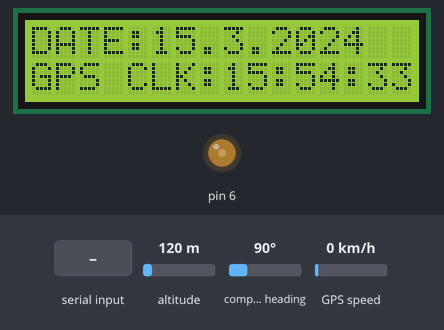
Bench run of a sketch on a simulated Arduino Uno, built with avr-gcc and run on an emulated ATmega328P. Shown: 16×2 character LCD, output pins drawn as LEDs (lit = HIGH). The test bench sets the inputs (shaded band); at power-on: GPS speed 0 km/h, altitude 120 m, compass heading 90°. The GPS gets a fix after 3 s at 37.7749, -122.4194 with 8 satellites; what the sketch prints to the serial monitor is not drawn.

Above: at 3.2 s.
3.3 s: GPS speed set to 90 km/h
At 4.9 s:
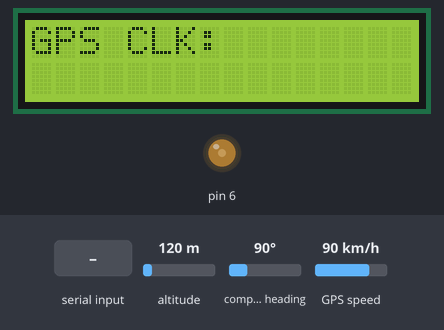
7.4 s: "1" received over the second serial link
At 11.1 s:
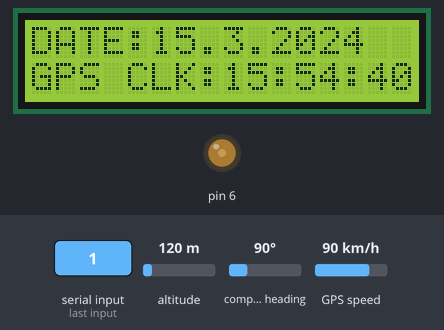
11.5 s: altitude set to 750 m
At 14.1 s:
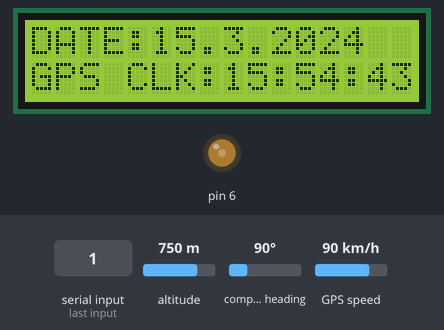
14.9 s: compass heading set to 180°
At 18.3 s:
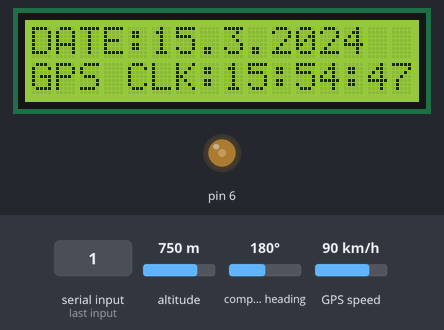
Timing chart, 0 to 19.0 s (numbered marks = the images above; inputs shaded):
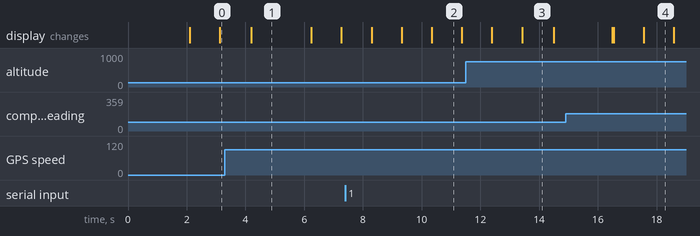

The sketch:

ist.ino
```cpp
#include <TinyGPS++.h>
#include<SoftwareSerial.h>
#include<LiquidCrystal.h>
int Contrast=75;
LiquidCrystal lcd(12, 11, 5, 4, 3, 2);
static const int RXPin = 0, TXPin = 1 ;
static const uint32_t GPSBaud = 9600;
TinyGPSPlus gps;
SoftwareSerial ss(RXPin, TXPin);
void setup()
{
  ss.begin(9600);
  analogWrite(6,Contrast);
  lcd.begin(16,2);
  lcd.print("GPS CLK:");
  delay(2000);
  lcd.clear();
  Serial.begin(9600);
  ss.begin(GPSBaud);
  smartDelay(0);
}
void loop()
{
  printDateTime(gps.date, gps.time);
  Serial.println(" ");
}
static void smartDelay(unsigned long ms)
{
  unsigned long start = millis();
  do
  {
    while (ss.available())
    gps.encode(ss.read());
  }while(millis() - start<ms);
}

static void printDateTime(TinyGPSDate &d, TinyGPSTime &t)
{
  if(!d.isValid())
  {
    Serial.print(F("******** "));
  }
  else
  {
    char sz[32];
    sprintf(sz, "%02d/%02d%02d ", d.month(), d.day(), d.year());
    Serial.print(sz);
  }
  if(!t.isValid())
  {
    Serial.print(F("******** "));
  }
  else
  {
    char sz[32];
    sprintf(sz, "%02d/%02d%02d ", t.hour(), t.minute(), t.second());
    Serial.print(sz);
    lcd.setCursor(0, 0);
    lcd.print("DATE:");
    lcd.print(gps.date.day());
    lcd.print(".");
    lcd.print(gps.date.month());
    lcd.print(".");
    lcd.print(gps.date.year());
    Serial.print(t.hour());
    Serial.print(":");
    Serial.print(t.minute());
    Serial.print(":");
    Serial.print(t.second());
    lcd.setCursor(0, 1);
    lcd.print("GPS CLK:");
    int Hour=t.hour()+5;
    if(Hour>23)
    {
      Hour-=24;
    }
    int Minute=t.minute()+30;
    if(Minute>59)
    {
      Minute-=60;
      Hour+=1;
    }
    lcd.print(Hour);
    lcd.print(":");
    lcd.print(Minute);
    lcd.print(":");
    lcd.print(t.second());
  }
  smartDelay(0);
}
```

Measured:
- after the input at 3.3 s, the display: changes after 0.89 s (image 1)
- after the input at 14.9 s, the display: first changes after 1.6 s (image 4 shows a later state)
- what the display in image 1 shows lasts 2.0 s, from 4.2 s to 6.2 s
- what the display in image 2 shows lasts 1.1 s, from 10.3 s to 11.4 s
- what the display in image 3 shows lasts 1.1 s, from 13.4 s to 14.5 s
